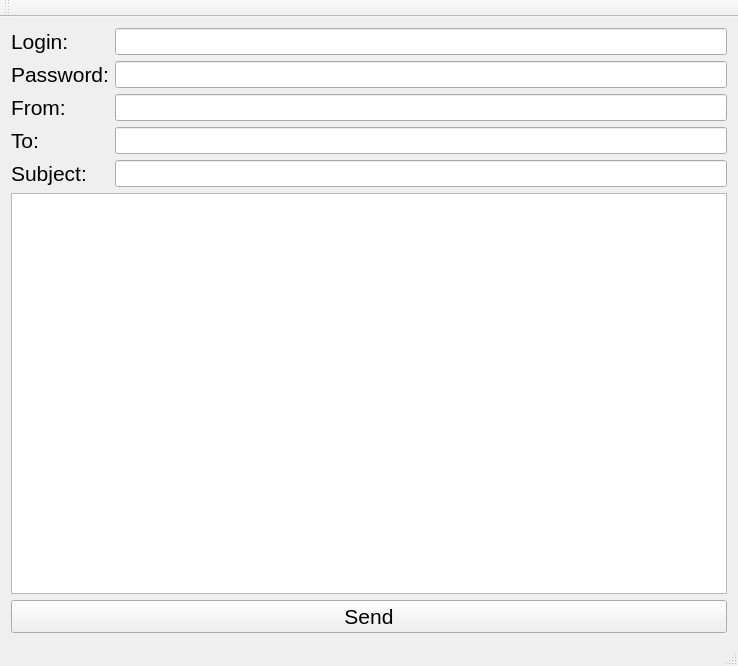
<?xml version="1.0" encoding="UTF-8"?>
<ui version="4.0">
 <class>MainWindow</class>
 <widget class="QMainWindow" name="MainWindow">
  <property name="geometry">
   <rect>
    <x>0</x>
    <y>0</y>
    <width>738</width>
    <height>666</height>
   </rect>
  </property>
  <property name="windowTitle">
   <string>MainWindow</string>
  </property>
  <widget class="QWidget" name="centralWidget">
   <layout class="QVBoxLayout" name="verticalLayout">
    <item>
     <layout class="QGridLayout" name="gridLayout" columnstretch="0,0">
      <property name="sizeConstraint">
       <enum>QLayout::SetMaximumSize</enum>
      </property>
      <item row="1" column="0">
       <widget class="QLabel" name="label_4">
        <property name="font">
         <font>
          <pointsize>16</pointsize>
         </font>
        </property>
        <property name="text">
         <string>Password:</string>
        </property>
       </widget>
      </item>
      <item row="0" column="0">
       <widget class="QLabel" name="label_3">
        <property name="enabled">
         <bool>true</bool>
        </property>
        <property name="font">
         <font>
          <pointsize>16</pointsize>
         </font>
        </property>
        <property name="text">
         <string>Login:</string>
        </property>
        <property name="buddy">
         <cstring>label_3</cstring>
        </property>
       </widget>
      </item>
      <item row="4" column="0">
       <widget class="QLabel" name="label_5">
        <property name="font">
         <font>
          <pointsize>16</pointsize>
         </font>
        </property>
        <property name="text">
         <string>Subject:</string>
        </property>
       </widget>
      </item>
      <item row="2" column="0">
       <widget class="QLabel" name="label">
        <property name="font">
         <font>
          <pointsize>16</pointsize>
         </font>
        </property>
        <property name="text">
         <string>From:</string>
        </property>
       </widget>
      </item>
      <item row="3" column="0">
       <widget class="QLabel" name="label_2">
        <property name="font">
         <font>
          <pointsize>16</pointsize>
         </font>
        </property>
        <property name="text">
         <string>To:</string>
        </property>
       </widget>
      </item>
      <item row="0" column="1">
       <widget class="QLineEdit" name="lineLogin">
        <property name="font">
         <font>
          <pointsize>12</pointsize>
         </font>
        </property>
       </widget>
      </item>
      <item row="2" column="1">
       <widget class="QLineEdit" name="lineFrom">
        <property name="font">
         <font>
          <pointsize>12</pointsize>
         </font>
        </property>
       </widget>
      </item>
      <item row="3" column="1">
       <widget class="QLineEdit" name="lineTo">
        <property name="font">
         <font>
          <pointsize>12</pointsize>
         </font>
        </property>
       </widget>
      </item>
      <item row="1" column="1">
       <widget class="QLineEdit" name="linePassword">
        <property name="font">
         <font>
          <pointsize>12</pointsize>
         </font>
        </property>
        <property name="echoMode">
         <enum>QLineEdit::Password</enum>
        </property>
       </widget>
      </item>
      <item row="4" column="1">
       <widget class="QLineEdit" name="lineSubject">
        <property name="font">
         <font>
          <pointsize>12</pointsize>
         </font>
        </property>
       </widget>
      </item>
     </layout>
    </item>
    <item>
     <widget class="QTextEdit" name="lineText">
      <property name="font">
       <font>
        <pointsize>12</pointsize>
       </font>
      </property>
     </widget>
    </item>
    <item>
     <widget class="QPushButton" name="buttonSend">
      <property name="font">
       <font>
        <pointsize>16</pointsize>
       </font>
      </property>
      <property name="text">
       <string>Send</string>
      </property>
     </widget>
    </item>
   </layout>
  </widget>
  <widget class="QMenuBar" name="menuBar">
   <property name="geometry">
    <rect>
     <x>0</x>
     <y>0</y>
     <width>738</width>
     <height>22</height>
    </rect>
   </property>
  </widget>
  <widget class="QToolBar" name="mainToolBar">
   <attribute name="toolBarArea">
    <enum>TopToolBarArea</enum>
   </attribute>
   <attribute name="toolBarBreak">
    <bool>false</bool>
   </attribute>
  </widget>
  <widget class="QStatusBar" name="statusBar"/>
 </widget>
 <layoutdefault spacing="6" margin="11"/>
 <tabstops>
  <tabstop>lineLogin</tabstop>
  <tabstop>linePassword</tabstop>
  <tabstop>lineFrom</tabstop>
  <tabstop>lineTo</tabstop>
  <tabstop>lineSubject</tabstop>
  <tabstop>lineText</tabstop>
  <tabstop>buttonSend</tabstop>
 </tabstops>
 <resources/>
 <connections/>
</ui>
